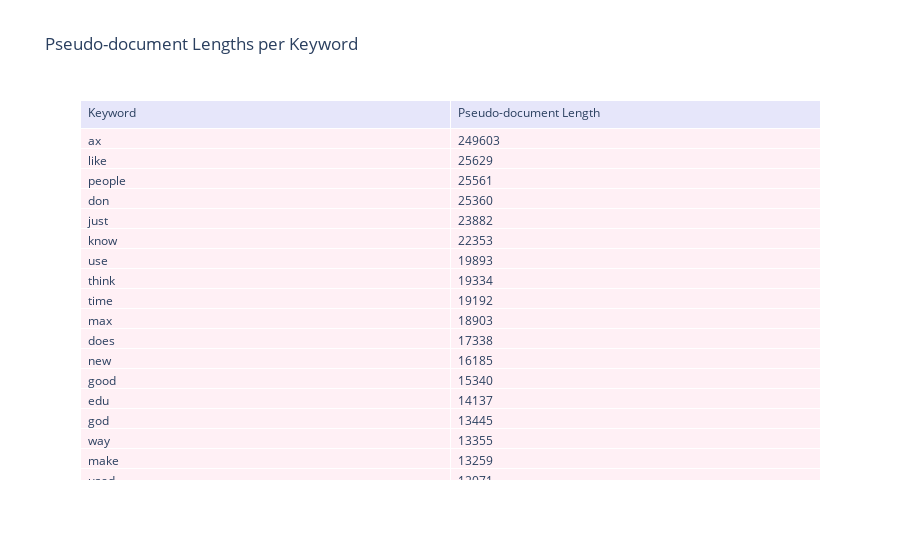

Notebook source saved alongside this figure:
### Code cell
def construct_pseudo_document(keyword: str, text_atoms: list[list[str]], radius: int) -> list[str]:
    context_pool = []
    for segment in text_atoms:
        positions = _np.where(_np.array(segment) == keyword)[0]
        for pos in positions:
            start, end = max(0, pos - radius), min(len(segment), pos + radius + 1)
            context_pool.extend(segment[start:end])
            context_pool.remove(keyword) if keyword in context_pool else None
    return context_pool

pseudo_docs_atoms = [construct_pseudo_document(k, engine.segments_tokens, WINDOW_RADIUS) for k in target_keywords]

pseudo_len_df = _pd.DataFrame({
    "keyword": target_keywords,
    "pseudo_doc_len": [len(d) for d in pseudo_docs_atoms]
}).sort_values("pseudo_doc_len", ascending=False)

fig_pseudo = _go.Figure(data=_go.Table(
    header=dict(values=["Keyword", "Pseudo-document Length"], fill_color='lavender', align='left'),
    cells=dict(values=[pseudo_len_df.keyword, pseudo_len_df.pseudo_doc_len], fill_color='lavenderblush', align='left')
))
fig_pseudo.update_layout(title_text="Pseudo-document Lengths per Keyword")
fig_pseudo.show()

### Figure 1 — Plotly figure (JSON) as saved in the notebook; plotly's stock layout.template omitted (floating-point values rounded to 4 significant figures)
{"data": [{"cells": {"align": "left", "fill": {"color": "lavenderblush"}, "values": [["ax", "like", "people", "don", "just", "know", "use", "think", "time", "max", "does", "new", "good", "edu", "god", "way", "make", "used", "ve", "say"], [249603, 25629, 25561, 25360, 23882, 22353, 19893, 19334, 19192, 18903, 17338, 16185, 15340, 14137, 13445, 13355, 13259, 12071, 11968, 11878]]}, "header": {"align": "left", "fill": {"color": "lavender"}, "values": ["Keyword", "Pseudo-document Length"]}, "type": "table"}], "layout": {"title": {"text": "Pseudo-document Lengths per Keyword"}}}
